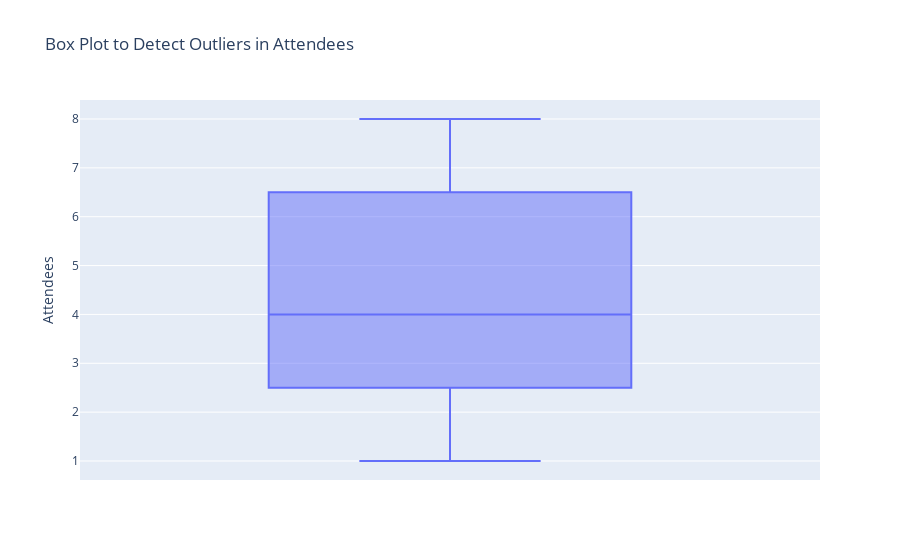

Write notebook code for a chart like this one.
### Code cell
import plotly.express as px

fig = px.box(party_data_2, y='Attendees', title="Box Plot to Detect Outliers in Attendees")
fig.show()

### Figure 1 — Plotly figure (JSON) as saved in the notebook; plotly's stock layout.template omitted (floating-point values rounded to 4 significant figures)
{"data": [{"alignmentgroup": "True", "hovertemplate": "Attendees=%{y}<extra></extra>", "legendgroup": "", "marker": {"color": "#636efa"}, "name": "", "notched": false, "offsetgroup": "", "orientation": "v", "showlegend": false, "type": "box", "x0": " ", "xaxis": "x", "y": [1, 2, 4, 4, 5, 7, 8], "y0": " ", "yaxis": "y"}], "layout": {"autosize": true, "boxmode": "group", "legend": {"tracegroupgap": 0}, "title": {"text": "Box Plot to Detect Outliers in Attendees"}, "xaxis": {"anchor": "y", "autorange": true, "domain": [0, 1], "range": [-0.5, 0.5], "type": "category"}, "yaxis": {"anchor": "x", "autorange": true, "domain": [0, 1], "range": [0.6111, 8.389], "title": {"text": "Attendees"}, "type": "linear"}}}
